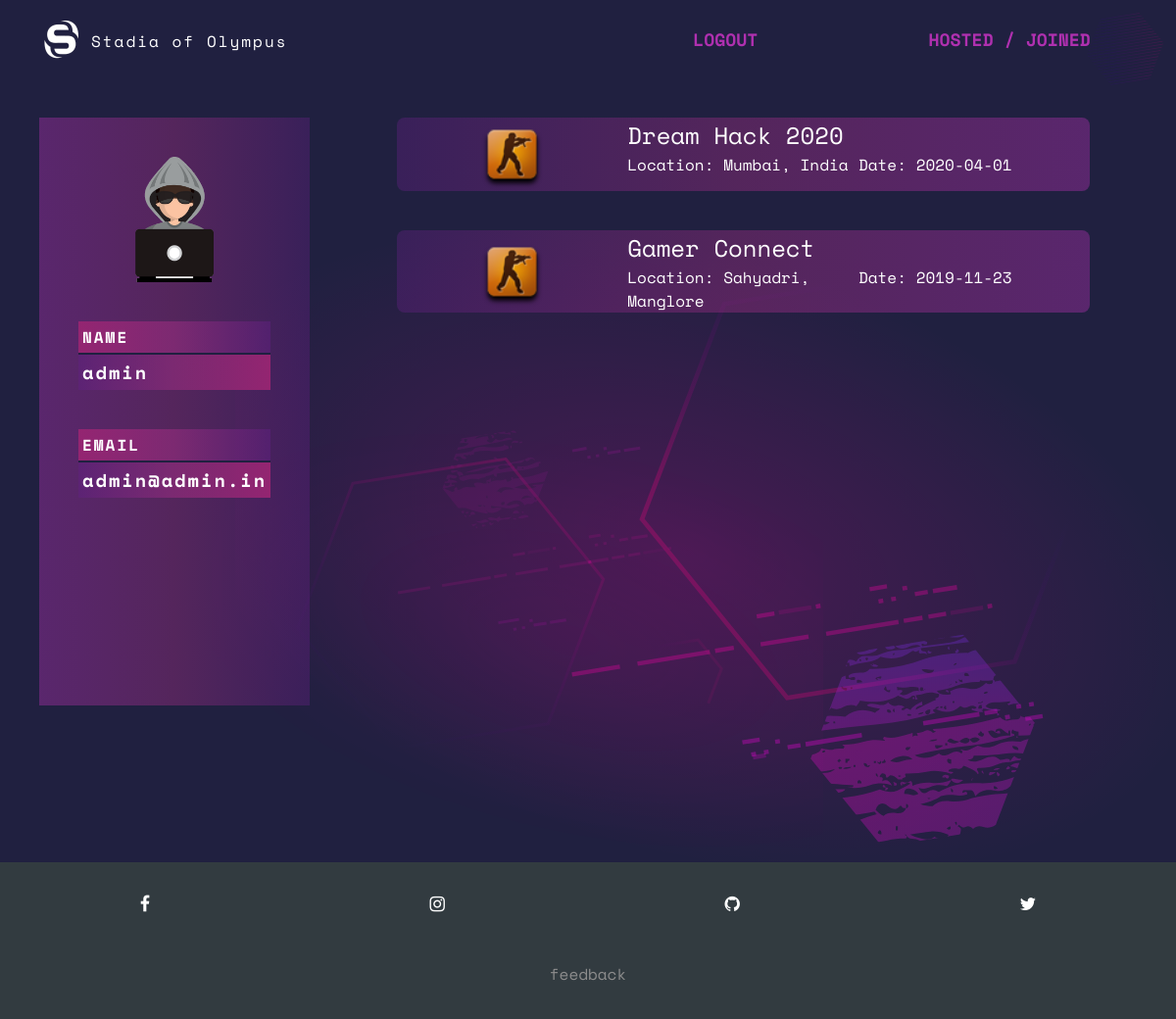
The app's page /profile.php (signed in) with its own data.
### tables this page shows
CREATE TABLE `user` (
  `uid` int(3) NOT NULL,
  `uname` varchar(30) NOT NULL,
  `uemail` varchar(50) NOT NULL,
  `upwd` varchar(15) NOT NULL
);

CREATE TABLE `hosted` (
  `eid` int(3) NOT NULL,
  `gid` int(2) NOT NULL,
  `uid` int(3) NOT NULL,
  `ename` varchar(30) DEFAULT NULL,
  `eloc` varchar(30) DEFAULT NULL,
  `erules` varchar(500) NOT NULL,
  `edate` date NOT NULL,
  `price` int(4) DEFAULT NULL,
  `place` varchar(50) DEFAULT NULL
);

### profile.php (the view, shortened to what this page needs)
<html lang="en">
	<head>
		<link rel="stylesheet" href="https://cdnjs.cloudflare.com/ajax/libs/font-awesome/4.7.0/css/font-awesome.min.css"/>
		<link rel="stylesheet" href="./profilee.css" />
	</head>
  <header class="h">
    <div class="logo-container">
      <img src="./img/logo.png" alt="logo" class="sdo" />
      <h4 class="logo" style="padding-top:1vh;">Stadia of Olympus</h4>
    </div>
    <nav class="navigator">
      <ul class="nav-link">
        <li><a class="nav-link home-button" href="logout.php">LOGOUT</a></li>
        <li style='display:flex;'>
					<a class="nav-link opt1" href="#">HOSTED&nbsp;</a>
					<span class="nav-link" >/</span>
					<a class="nav-link opt2" href="#">&nbsp;JOINED</a>
					</li>
      </ul>
    </nav>
  </header>
  <div class="one">
    <img class="grad-hex" src="./img/1.svg" alt="" />
    <img class="right-hex" src="./img/2.svg" alt="" />
    <img class="left-hex" src="./img/3.svg" alt="" />
  </div>
	<body>
    <div class='somespace' style='width: 100%; height: 10vh;' ></div>
      <main class="profile-main"  style='width:100%; height:80%; margin-bottom: 1vh; overflow:hidden;'>
        <div class="profile">
          <ul class="">
						  <li class=""> <div class="profile-img" ><img src="./img/avatar.png" width="90px" alt="" class=""></div></li>
						<?php
	        	require_once 'config.php';
						$uid=$_SESSION['uid'];
	        	$sql = "SELECT uname,uemail FROM user WHERE uid=$uid";
	        	if ($result = $conn->query($sql)) {
								$row = $result->fetch_array();
							echo"	<li class=''>
									<div class='q'>  <h4 class=''>NAME</h4></div>
									<div class='w'>  <h3 class=''>${row['uname']}</h3></div>
								</li>
								<li class=''>
									<div class='q'>  <h4 class=''>EMAIL</h4></div>
									<div class='w'>  <h3 class=''>${row['uemail']}</h3></div>
								</li>";
						} else {
							echo "ERROR: Could not able to execute $sql. " . $mysqli->error;
						}
					?>
          </ul>
        </div>
        <div class="mygames" style='width:100%; height:100%; margin-bottom: 1vh; '>
				<div class='joinedgames' style="display:block;">
					<ul class="events-list" style='overflow:hidden; overflow-y:scroll; height:100%; width:100%;'>
				<?php
				$uid=$_SESSION['uid'];
				$sql = "SELECT ename,eloc,edate,gid FROM hosted WHERE eid in (SELECT eid FROM joined WHERE uid=$uid) ";
				if ($result = $conn->query($sql)) {
						if ($result->num_rows > 0) {
								while ($row = $result->fetch_array()) {
										$i=$row['gid'];
											$img="img/games-icon/".$i.".png";
																		echo "<li class='l1'><ul class='u'>";
																		echo "<li class='l2'> <img src=$img width='75px' style='filter: drop-shadow(0px 5px 3px black);	'></li>";
																		echo "<li class='l3'>
																							<span style='font-size: 24px;font-weight: 500;'>
																								${row['ename']}
																							</span>
																							<br>
																							<div style='display:flex;'>
																									<span style=' margin-right:1vh;flex:1;'>
																										Location: ${row['eloc']}
																									</span>
																									<span style=' margin-right:1vh; flex:1;'>
																										Date: ${row['edate']}
																									</span>
																							</div>
																				</li>";
																		echo "</ul></li>";
									}
							} else {
								echo " <div class='lead' style='	width: 100%;
									height: 100%;
									display: flex;
									justify-content: center;
									align-items: center;'> <p> <em>No records were found.</em> </p> </div>";
							}
					} else {
						echo "ERROR: Could not able to execute $sql. " . $mysqli->error;
					}
				?>
						</div>
        </div>
      </main>
      <footer class="social-footer">
      <div class="social-footer-icons">
        <ul class="linkk">
          <li><a class="linkk" href="https://www.facebook.com/"><i class="fa fa-facebook" aria-hidden="true"></i></a></li>
          <li><a class="linkk" href="https://www.instagram.com/?hl=en"><i class="fa fa-instagram" aria-hidden="true"></i></a></li>
          <li><a class="linkk" href="https://www.github.com/kaushikkateel"><i class="fa fa-github" aria-hidden="true"></i></a></li>
          <li><a class="linkk" href="https://twitter.com/?lang=en"><i class="fa fa-twitter" aria-hidden="true"></i></a></li>
        </ul>
        <ul class="feedbackdiv">
          <li><a class="feedbackdiv2" id="f" href="#">feedback</a></li>
        </ul>
      </div>
    </footer>
  </body>
  </html>

### profilee.css (style rules this page uses)
* { margin:0px; padding: 0px; box-sizing: border-box; color: white; font-family: 'Space Mono', monospace; }
body { background-color: #202040; overflow-x: hidden; }
header { top:0px; display: flex; width: 100%; height: 10vh; margin: auto; position:fixed; z-index: 1000; align-items: center; transition: 0.3s; }
.logo-container, .nav-link, .cart, .black-nav { display: flex; }
.logo-container { flex: 1; padding-left: 5vh; }
.logo { font-weight: 400; margin: 5px; }
nav { flex: 1; transition: 0.5s; }
.nav-link, .black-nav { justify-content: space-around; list-style: none; }
.nav-link { color:#b030b0; font-size: 18px; font-weight: bold; text-decoration: none; }
.one .grad-hex { position: absolute; top: 0px; right: 0px; z-index: -1; opacity: 0.5; height: 10%; }
.one .right-hex { position: absolute; top: 30%; right: 30%; z-index: -1; height: 60%; opacity: 0.4; }
.one .left-hex { position: absolute; bottom: 0%; left: 20%; z-index: -1; opacity: 1; }
footer { display: flex; width: 100%; height: 20vh; margin-top: 20vh; align-items: center; background-color: #323b40; }
.feedbackdiv { display: flex; margin-top: 20px; padding-top: 30px; justify-content: space-around; list-style: none; }
.feedbackdiv2 { color:#8c8c8c; text-decoration: none; }
.social-footer-icons { flex: 1; }
.linkk { justify-content: space-around; list-style: none; display: flex; }
.linkk { color: #b030b0; font-size: 18px; text-decoration: none; }
.profile-main { display: flex; width: 100%; }
.profile { flex:0.6; display: flex; flex-direction: column; margin-top: 5vh; margin-left: 5vh; width: 100%; background:linear-gradient(to left, rgba(96,32,128,0.4), rgba(163,46,134,0.4),rgba(176,48,176,0.4)); justify-content: center; }
.profile li { margin: 5vh; list-style: none; }
.mygames { flex: 2; }
.profile-img { display: flex; justify-content: center; align-items: center; }
.profile ul { height: 100%; }
h4 { padding: 0.5vh; letter-spacing: 2px; }
h3 { padding: 0.5vh; letter-spacing: 2px; }
.w { border-top: 2px solid #202040; background:linear-gradient(to right, rgba(96,32,128,0.5), rgba(163,46,134,0.5),#942571); }
.q { background:linear-gradient(to left, rgba(96,32,128,0.5), rgba(163,46,134,0.5),#942571); }
.l1 { display:flex; allign-items:center; width:80%; margin:auto; margin-top:5vh; list-style: none; }
.u { display:flex; allign-items:center; border-radius: 8px; justify-content:center; width:100%; background:linear-gradient(to right, rgba(96,32,128,0.4), rgba(163,46,134,0.4),rgba(176,48,176,0.4)); transition: .3s ease; }
.l2 { display:flex; align-items:center; justify-content:center; flex:1; list-style: none; transform:scale(0.8); }
.l3 { flex:2; list-style: none; }
.joinedgames { display:none; }

### records on screen
user: uname "admin", uemail "admin@admin.in"
hosted: ename "Dream Hack 2020", eloc "Mumbai, India", edate "2020-04-01"
hosted: ename "Gamer Connect", eloc "Sahyadri, Manglore", edate "2019-11-23"
